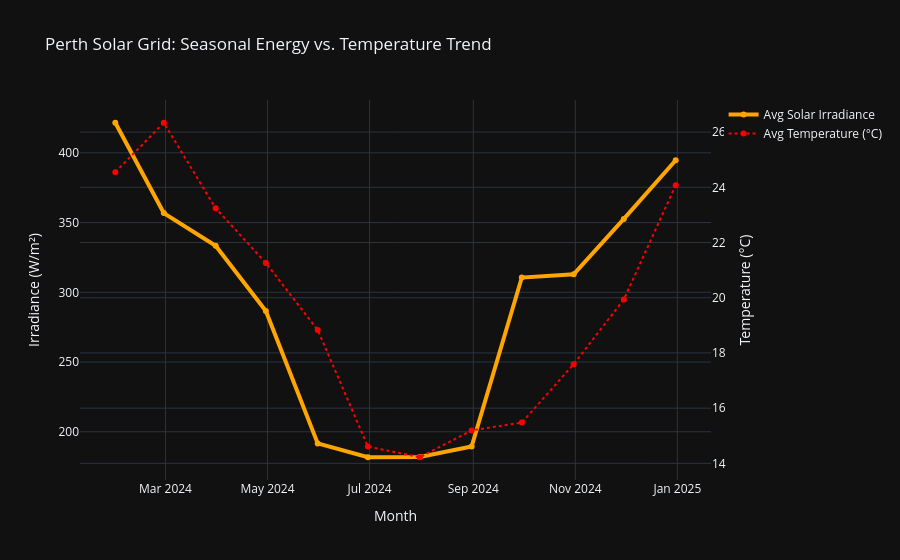

Here is the notebook cell this chart was saved with:
### Code cell
# 3. Create a Dual-Axis Plot (Professional Move!)
fig = go.Figure()

# Add Irradiance (Solar Power)
fig.add_trace(go.Scatter(
    x=monthly_df['time'],
    y=monthly_df['direct_normal_irradiance'],
    name="Avg Solar Irradiance",
    line=dict(color='orange', width=4)
))

# Add Temperature on a secondary Y-axis
fig.add_trace(go.Scatter(
    x=monthly_df['time'],
    y=monthly_df['temperature_2m'],
    name="Avg Temperature (°C)",
    line=dict(color='red', dash='dot'),
    yaxis="y2"
))

# 4. Layout for Double Y-Axis
fig.update_layout(
    title="Perth Solar Grid: Seasonal Energy vs. Temperature Trend",
    xaxis_title="Month",
    yaxis_title="Irradiance (W/m²)",
    yaxis2=dict(title="Temperature (°C)", overlaying="y", side="right"),
    template="plotly_dark"
)

### Figure 1 — Plotly figure (JSON) as saved in the notebook; plotly's stock layout.template omitted (floating-point values rounded to 4 significant figures)
{"data": [{"line": {"color": "orange", "width": 4}, "name": "Avg Solar Irradiance", "x": ["2024-01-31T00:00:00", "2024-02-29T00:00:00", "2024-03-31T00:00:00", "2024-04-30T00:00:00", "2024-05-31T00:00:00", "2024-06-30T00:00:00", "2024-07-31T00:00:00", "2024-08-31T00:00:00", "2024-09-30T00:00:00", "2024-10-31T00:00:00", "2024-11-30T00:00:00", "2024-12-31T00:00:00"], "y": [421.6, 356.8, 333.4, 286.6, 191.7, 181.7, 181.9, 189.4, 310.6, 312.9, 352.6, 394.7], "type": "scatter"}, {"line": {"color": "red", "dash": "dot"}, "name": "Avg Temperature (°C)", "x": ["2024-01-31T00:00:00", "2024-02-29T00:00:00", "2024-03-31T00:00:00", "2024-04-30T00:00:00", "2024-05-31T00:00:00", "2024-06-30T00:00:00", "2024-07-31T00:00:00", "2024-08-31T00:00:00", "2024-09-30T00:00:00", "2024-10-31T00:00:00", "2024-11-30T00:00:00", "2024-12-31T00:00:00"], "y": [24.55, 26.34, 23.24, 21.26, 18.83, 14.61, 14.22, 15.19, 15.48, 17.59, 19.94, 24.08], "yaxis": "y2", "type": "scatter"}], "layout": {"yaxis2": {"title": {"text": "Temperature (°C)"}, "overlaying": "y", "side": "right"}, "title": {"text": "Perth Solar Grid: Seasonal Energy vs. Temperature Trend"}, "xaxis": {"title": {"text": "Month"}}, "yaxis": {"title": {"text": "Irradiance (W/m²)"}}}}
